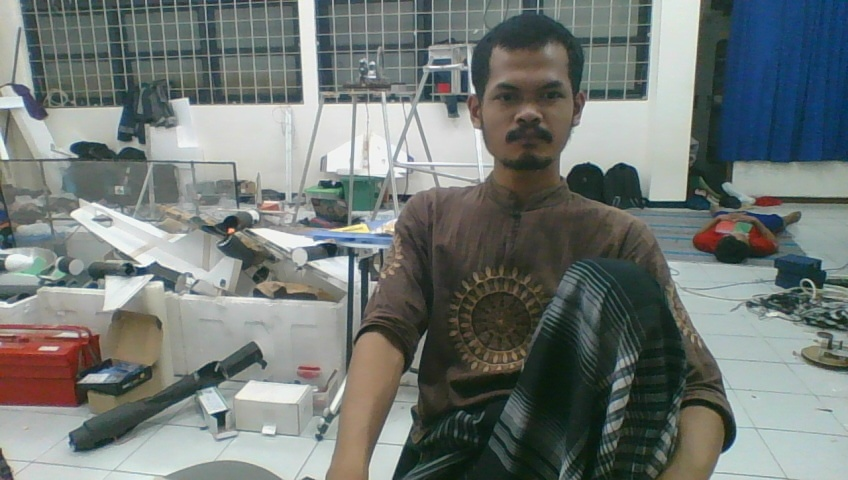
#> input picture campy/image.jpg, 848 x 480 px
$ python crackwocv.py
#> lines starting #> are read from the running program, lines starting #| are printed output that depends on the picture
import cv2

import numpy as np
import matplotlib.pyplot as plt
import matplotlib.image as mpimg

img = mpimg.imread("image.jpg")
#> img is the input picture: shape (480, 848, 3); mean R, G, B 114.2, 121.2, 118.2

#a=np.array([[[11,12,13],[21,22,23],[31,32,33]],[[41,42,43],[51,52,53],[61,62,63]],[[71,72,73],[81,92,93],[91,92,93]],[[101,102,103],[111,112,113],[121,122,123]],[[131,132,133],[141,142,143],[151,152,153]]])
d=np.array(np.dsplit(img,3),'uint8')
r=d[0]
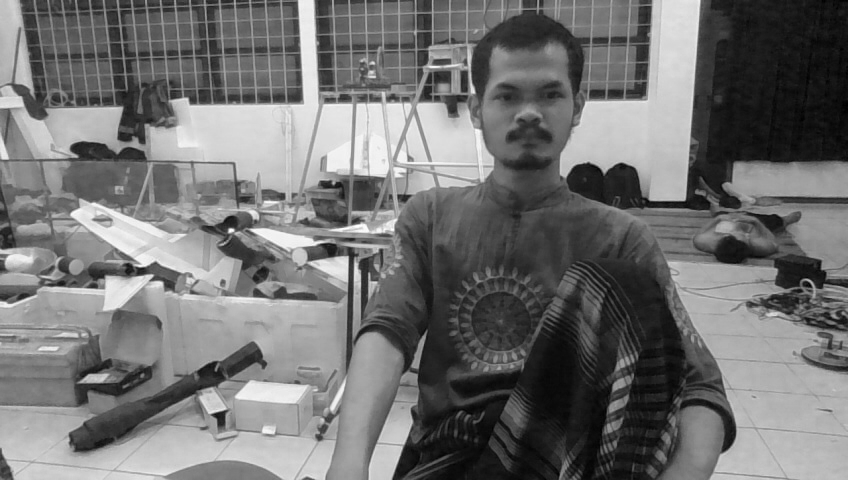
#> r: shape (480, 848, 1); min 0, max 255, mean 114.2
g=d[1]
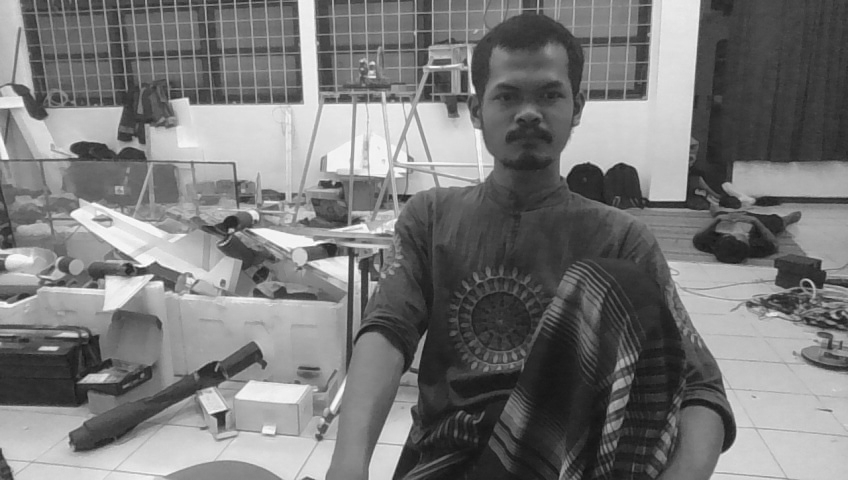
#> g: shape (480, 848, 1); min 19, max 255, mean 121.2
b=d[2]
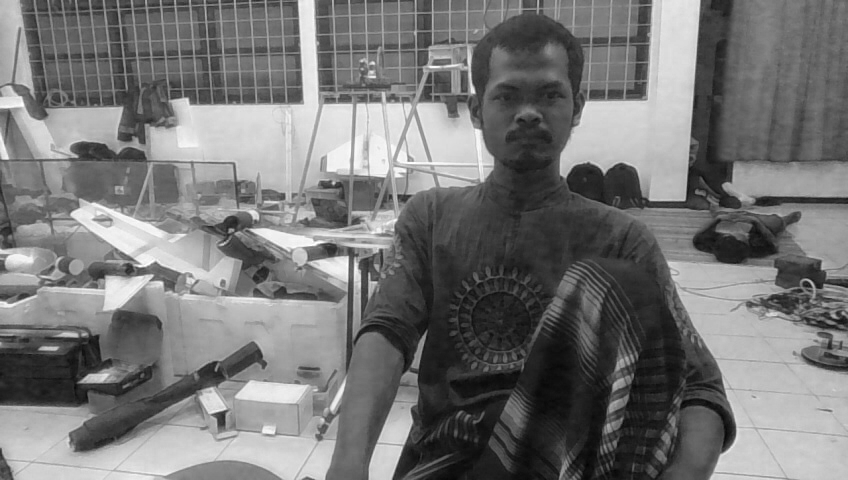
#> b: shape (480, 848, 1); min 2, max 255, mean 118.2
h,w,t=r.shape
#> h = 480; w = 848; t = 1
enol = np.zeros((h,w),'uint8')
imgr = cv2.merge((r,enol,enol))
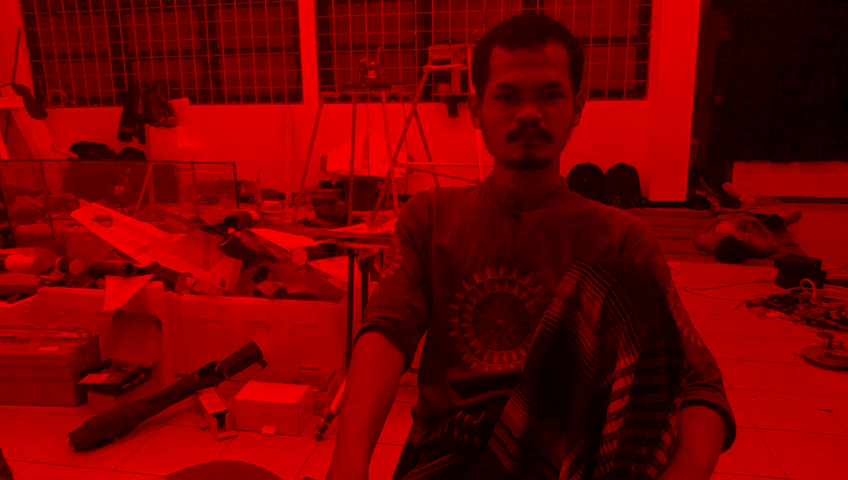
#> imgr: shape (480, 848, 3); mean of channels 0, 1, 2 114.2, 0, 0; drawn as R, G, B
imgg = cv2.merge((enol,g,enol))
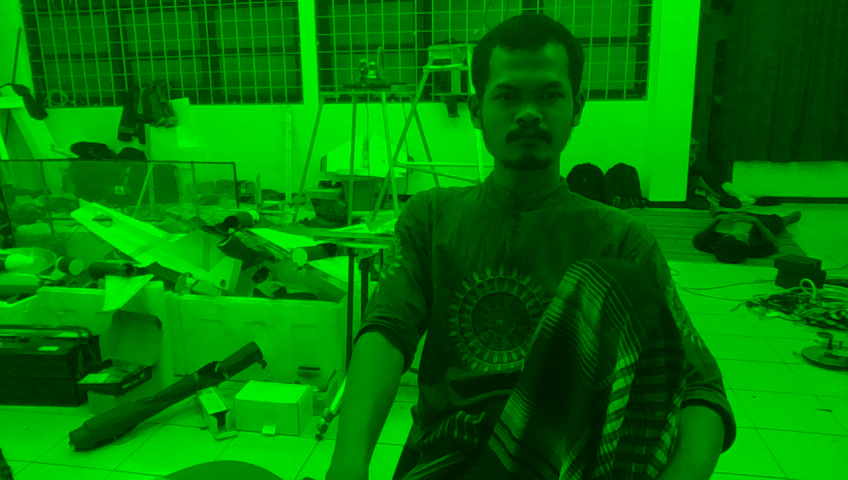
#> imgg: shape (480, 848, 3); mean of channels 0, 1, 2 0, 121.2, 0; drawn as R, G, B
imgb = cv2.merge((enol,enol,b))
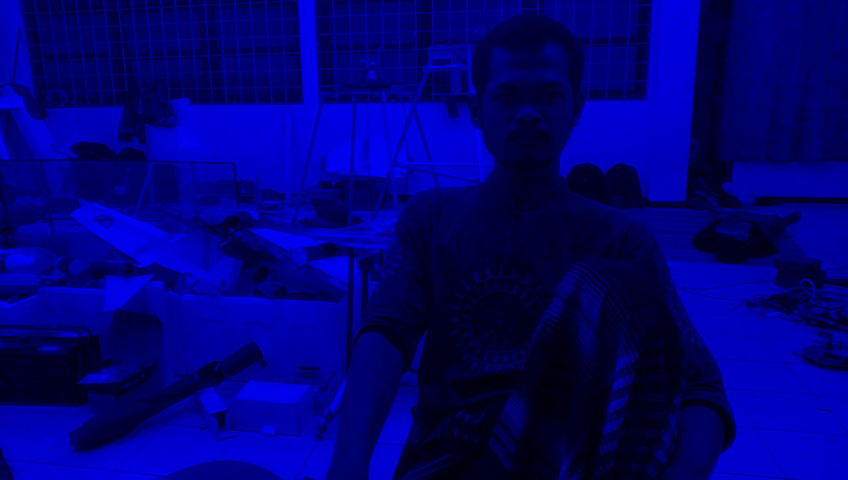
#> imgb: shape (480, 848, 3); mean of channels 0, 1, 2 0, 0, 118.2; drawn as R, G, B

plt.subplot(2,2,1)
plt.imshow(imgr)
plt.xticks([]), plt.yticks([])
plt.subplot(2,2,2)
plt.imshow(imgg)
plt.xticks([]), plt.yticks([])
plt.subplot(2,2,3)
plt.imshow(imgb)
plt.xticks([]), plt.yticks([])

imgs = cv2.merge((r,g,b))
plt.subplot(2,2,4)
plt.imshow(imgs)
plt.xticks([]), plt.yticks([])
plt.show()

$ run again, with campy/filename.jpg copied over campy/image.jpg
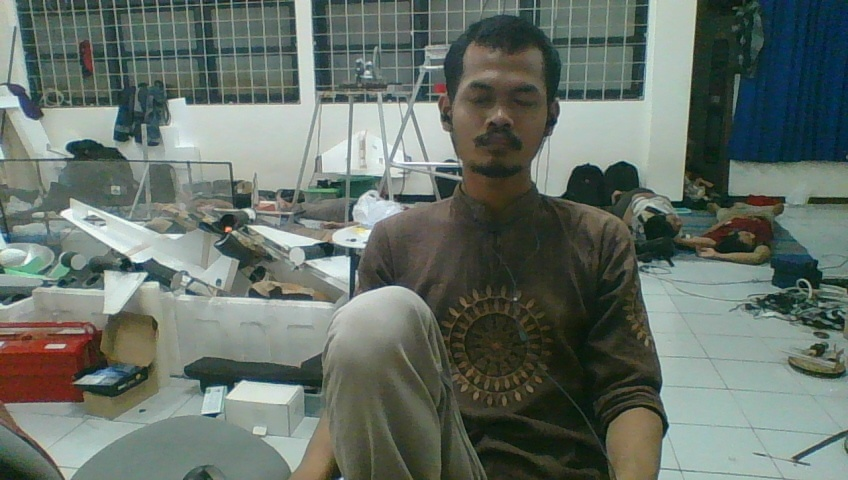
#> input picture campy/filename.jpg, 848 x 480 px
#> img is the input picture: shape (480, 848, 3); mean R, G, B 102.1, 112.8, 104.7
#> `imgg = cv2.merge((enol,g,enol))`:
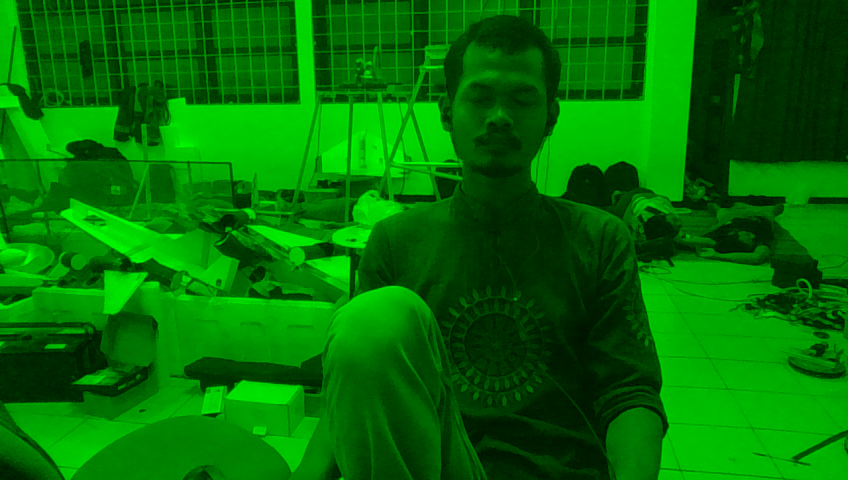
#> imgg: shape (480, 848, 3); mean of channels 0, 1, 2 0, 112.8, 0; drawn as R, G, B
#> `imgb = cv2.merge((enol,enol,b))`:
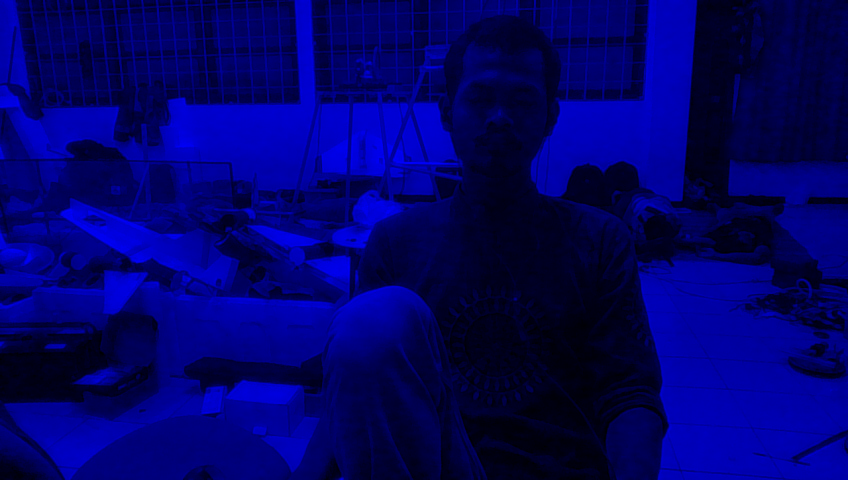
#> imgb: shape (480, 848, 3); mean of channels 0, 1, 2 0, 0, 104.7; drawn as R, G, B

$ run again, with campy/filenames.jpg copied over campy/image.jpg
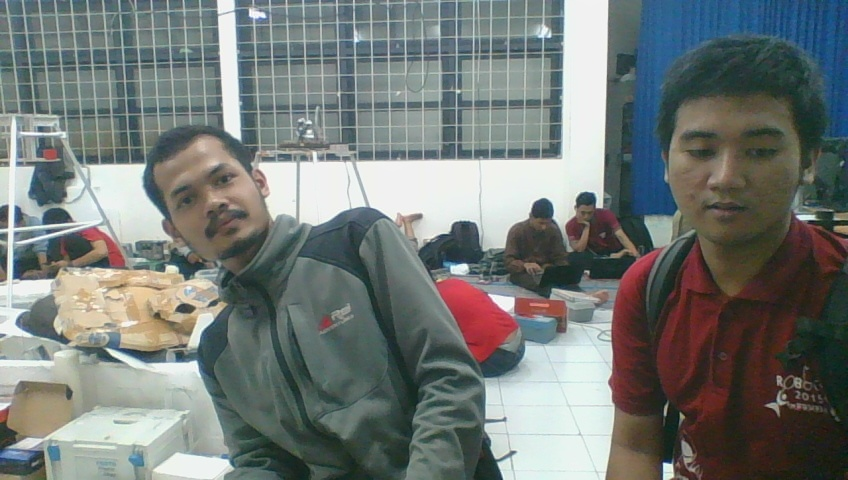
#> input picture campy/filenames.jpg, 848 x 480 px
#> img is the input picture: shape (480, 848, 3); mean R, G, B 115.6, 121.6, 119
#> `imgg = cv2.merge((enol,g,enol))`:
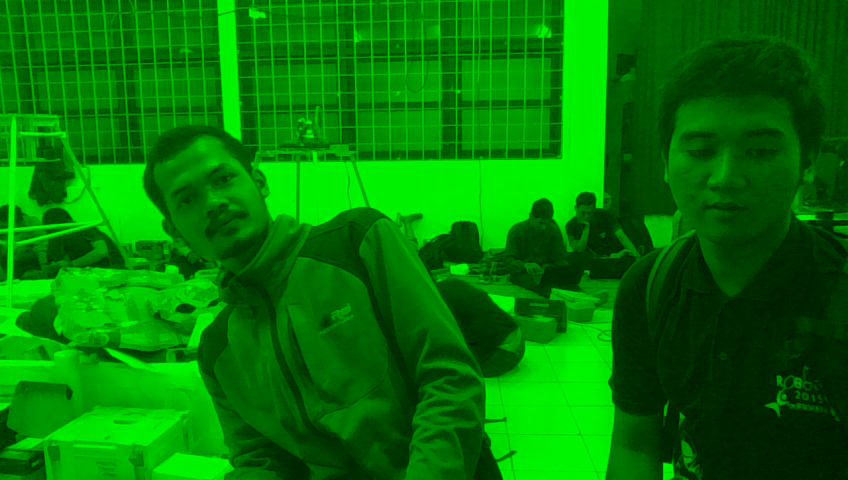
#> imgg: shape (480, 848, 3); mean of channels 0, 1, 2 0, 121.6, 0; drawn as R, G, B
#> `imgb = cv2.merge((enol,enol,b))`:
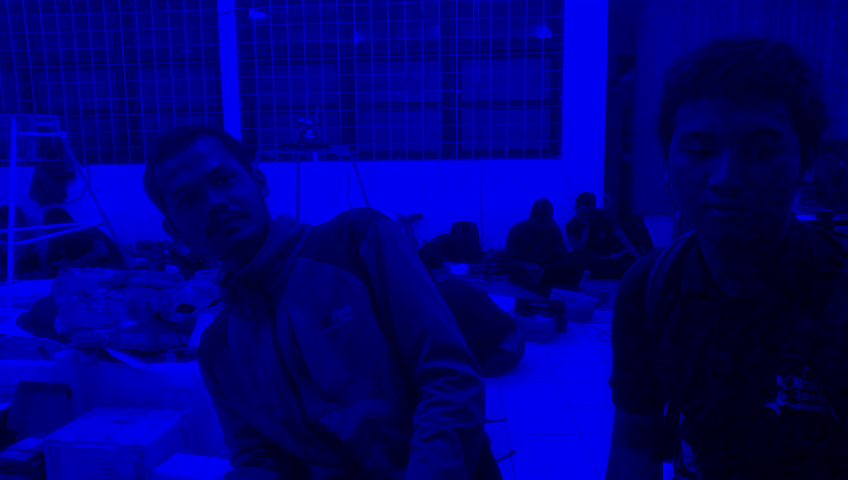
#> imgb: shape (480, 848, 3); mean of channels 0, 1, 2 0, 0, 119; drawn as R, G, B
